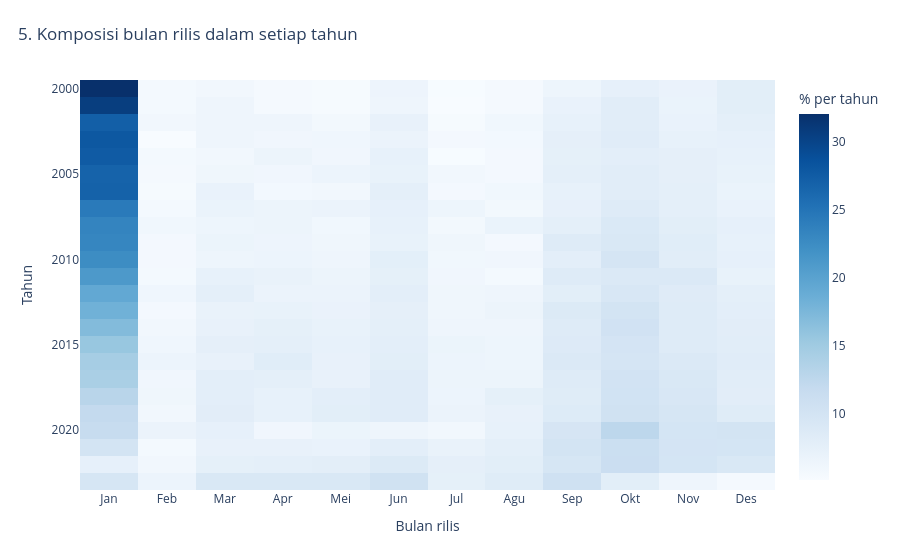

The cell this chart's notebook holds for it:
### Markdown cell above
### Visualisasi 5: Pola bulanan
Heatmap menunjukkan persentase film per bulan di masing-masing tahun, sehingga tahun besar tidak otomatis mendominasi. Tanggal 1 Januari bisa merupakan tanggal perkiraan dalam katalog; grafik ini tidak membuktikan musim permintaan penonton.

### Code cell
monthly = df.group_by('tahun','bulan').agg(pl.len().alias('jumlah_film'))
grid = pl.DataFrame({'tahun':list(range(START, END+1))}).join(pl.DataFrame({'bulan':list(range(1,13))}), how='cross')
monthly = grid.join(monthly, on=['tahun','bulan'], how='left').with_columns(pl.col('jumlah_film').fill_null(0)).with_columns((100*pl.col('jumlah_film')/pl.col('jumlah_film').sum().over('tahun')).alias('persen')).sort('tahun','bulan')
z = monthly['persen'].to_numpy().reshape(END-START+1,12)
fig5 = px.imshow(z, x=['Jan','Feb','Mar','Apr','Mei','Jun','Jul','Agu','Sep','Okt','Nov','Des'], y=list(range(START,END+1)), aspect='auto', color_continuous_scale='Blues', labels={'x':'Bulan rilis','y':'Tahun','color':'% per tahun'}, title='5. Komposisi bulan rilis dalam setiap tahun')
save_show(fig5, '05_pola_bulanan')
monthly.write_csv(TABLES / 'pola_bulanan.csv')

### Figure 1 — Plotly figure (JSON) as saved in the notebook; plotly's stock layout.template omitted (floating-point values rounded to 4 significant figures; data arrays with more than 128 entries replaced by an {"elided": "..."} marker saying what was removed)
{"data": [{"coloraxis": "coloraxis", "hovertemplate": "Bulan rilis: %{x}<br>Tahun: %{y}<br>% per tahun: %{z}<extra></extra>", "name": "0", "type": "heatmap", "x": ["Jan", "Feb", "Mar", "Apr", "Mei", "Jun", "Jul", "Agu", "Sep", "Okt", "Nov", "Des"], "xaxis": "x", "y": [2000, 2001, 2002, 2003, 2004, 2005, 2006, 2007, 2008, 2009, 2010, 2011, 2012, 2013, 2014, 2015, 2016, 2017, 2018, 2019, 2020, 2021, 2022, 2023], "yaxis": "y", "z": {"elided": "24x12 float values"}}], "layout": {"coloraxis": {"colorbar": {"title": {"text": "% per tahun"}}, "colorscale": [[0.0, "rgb(247,251,255)"], [0.125, "rgb(222,235,247)"], [0.25, "rgb(198,219,239)"], [0.375, "rgb(158,202,225)"], [0.5, "rgb(107,174,214)"], [0.625, "rgb(66,146,198)"], [0.75, "rgb(33,113,181)"], [0.875, "rgb(8,81,156)"], [1.0, "rgb(8,48,107)"]]}, "margin": {"b": 70, "t": 80}, "title": {"text": "5. Komposisi bulan rilis dalam setiap tahun", "x": 0.02}, "xaxis": {"anchor": "y", "domain": [0.0, 1.0], "title": {"text": "Bulan rilis"}}, "yaxis": {"anchor": "x", "autorange": "reversed", "domain": [0.0, 1.0], "title": {"text": "Tahun"}}}}
